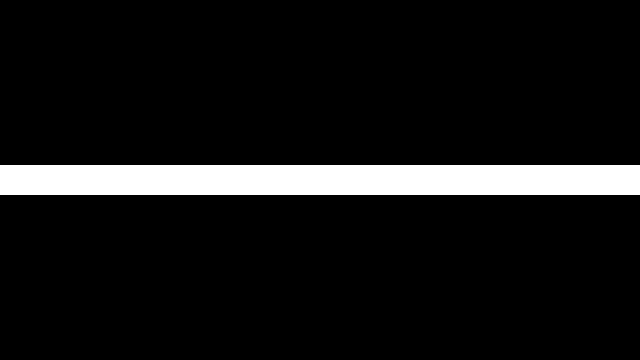
Frame 1 (no input)
Frame 60 (the mouse pressed at the canvas centre just before this capture): identical to frame 1, image omitted
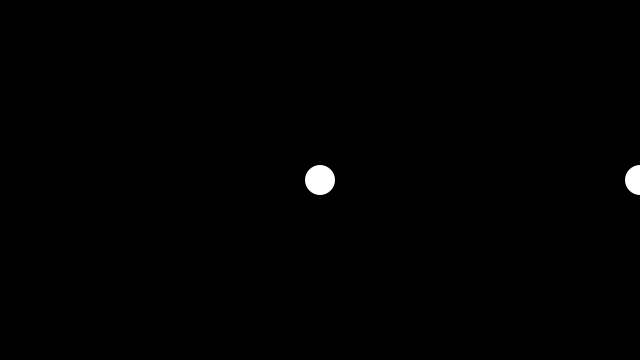
Frame 120 (the mouse held since frame 60 and released just before this capture)

The Processing sketch that drew these frames (run headless with seeded random() and noise(); from frame 60 on, the mouse is pressed at the canvas centre):

// Processing sketch: WhileLoop
// ── WhileLoop.pde
void setup(){
  size(640, 360);
}

void draw(){
  background(0);
  
  float x = 0;
  while(x < width){
    if(mouseX < 1){
      x = x + 1;
    }else{ 
      x = x + mouseX;
    }
    fill(255);
    noStroke();
    ellipse(x, height/2, 30, 30);
  }
  
}
